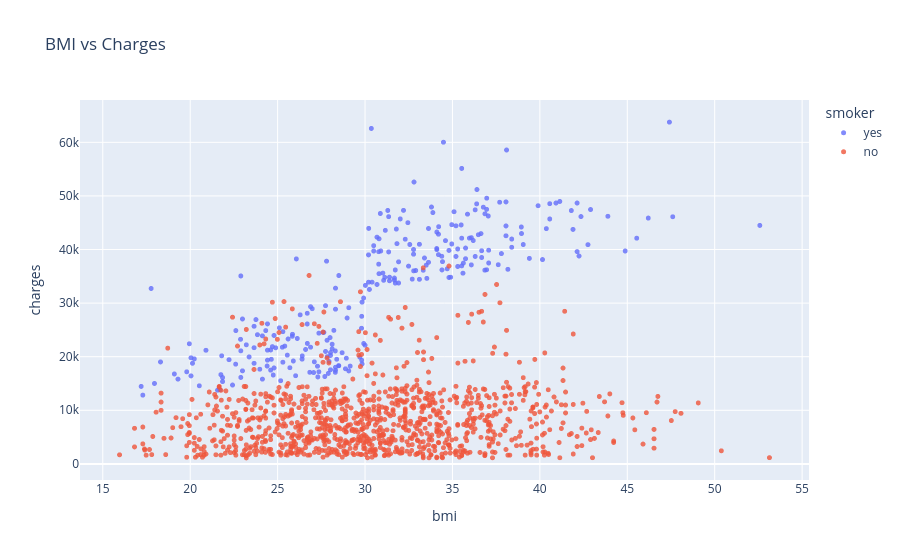

Notebook code for this chart:
### Code cell
fig_5 = px.scatter(
    medical_df,
    x='bmi',
    y='charges',
    color='smoker',
    opacity=0.8,
    hover_data=['sex'],
    title='BMI vs Charges'
)
fig_5.update_traces(marker_size=5)

### Figure 1 — Plotly figure (JSON) as saved in the notebook; plotly's stock layout.template omitted (floating-point values rounded to 4 significant figures; data arrays with more than 128 entries replaced by an {"elided": "..."} marker saying what was removed)
{"data": [{"customdata": {"elided": "274x1 str values"}, "hovertemplate": "smoker=yes<br>bmi=%{x}<br>charges=%{y}<br>sex=%{customdata[0]}<extra></extra>", "legendgroup": "yes", "marker": {"color": "#636efa", "opacity": 0.8, "size": 5, "symbol": "circle"}, "mode": "markers", "name": "yes", "showlegend": true, "type": "scattergl", "x": {"elided": "274 float values"}, "xaxis": "x", "y": {"elided": "274 float values"}, "yaxis": "y"}, {"customdata": {"elided": "1064x1 str values"}, "hovertemplate": "smoker=no<br>bmi=%{x}<br>charges=%{y}<br>sex=%{customdata[0]}<extra></extra>", "legendgroup": "no", "marker": {"color": "#EF553B", "opacity": 0.8, "size": 5, "symbol": "circle"}, "mode": "markers", "name": "no", "showlegend": true, "type": "scattergl", "x": {"elided": "1064 float values"}, "xaxis": "x", "y": {"elided": "1064 float values"}, "yaxis": "y"}], "layout": {"legend": {"title": {"text": "smoker"}, "tracegroupgap": 0}, "title": {"text": "BMI vs Charges"}, "xaxis": {"anchor": "y", "domain": [0, 1], "title": {"text": "bmi"}}, "yaxis": {"anchor": "x", "domain": [0, 1], "title": {"text": "charges"}}}}
